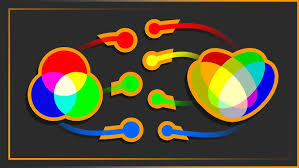
#> input picture img.png, 299 x 168 px
$ python Rotate.py
#> lines starting #> are read from the running program, lines starting #| are printed output that depends on the picture
import cv2
image = cv2.imread('img.png')
#> image is the input picture: shape (168, 299, 3); mean B, G, R 51.8, 73, 81.5
(h, w) = image.shape[:2]
#> h = 168; w = 299
center = (w // 2, h // 2)
#> center = (149, 84)
theta = 90
scale = 1.0
rotation = cv2.getRotationMatrix2D(center, theta, scale)
#> rotation = [[6.12e-17, 1, 65], [-1, 6.12e-17, 233]]
cos = abs(rotation[0, 0])
#> cos = 6.12e-17
sin = abs(rotation[0, 1])
#> sin = 1
new_w = int(h * sin + w * cos)
new_h = int(h * cos + w * sin)
rotation[0, 2] += (new_w / 2) - center[0]
rotation[1, 2] += (new_h / 2) - center[1]
rotated_image = cv2.warpAffine(image, rotation, (new_w, new_h))
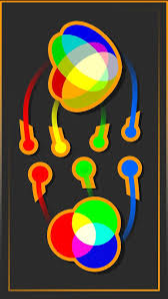
#> rotated_image: shape (299, 168, 3); mean B, G, R 51.9, 73.1, 81.5
cv2.imwrite('new_rotate.png', rotated_image)
cv2.imshow('Rotated Image', rotated_image)
cv2.waitKey(0)
cv2.destroyAllWindows()
